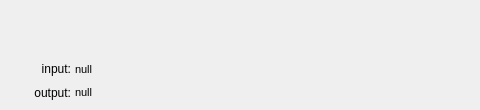
      <widget class="QWidget" name="page_3">
       <widget class="QWidget" name="verticalLayoutWidget_21">
        <property name="geometry">
         <rect>
          <x>10</x>
          <y>60</y>
          <width>61</width>
          <height>41</height>
         </rect>
        </property>
        <layout class="QVBoxLayout" name="verticalLayout_23">
         <item>
          <widget class="QLabel" name="label_decode_status_text1">
           <property name="text">
            <string>input:</string>
           </property>
           <property name="alignment">
            <set>Qt::AlignRight|Qt::AlignTrailing|Qt::AlignVCenter</set>
           </property>
          </widget>
         </item>
         <item>
          <widget class="QLabel" name="label_decode_status_text2">
           <property name="text">
            <string>output:</string>
           </property>
           <property name="alignment">
            <set>Qt::AlignRight|Qt::AlignTrailing|Qt::AlignVCenter</set>
           </property>
          </widget>
         </item>
        </layout>
       </widget>
       <widget class="QWidget" name="verticalLayoutWidget_22">
        <property name="geometry">
         <rect>
          <x>70</x>
          <y>60</y>
          <width>401</width>
          <height>41</height>
         </rect>
        </property>
        <layout class="QVBoxLayout" name="verticalLayout_24">
         <property name="leftMargin">
          <number>5</number>
         </property>
         <item>
          <widget class="QLabel" name="label_decode_status_path_input">
           <property name="font">
            <font>
             <family>Arial</family>
             <pointsize>8</pointsize>
            </font>
           </property>
           <property name="text">
            <string>null</string>
           </property>
          </widget>
         </item>
         <item>
          <widget class="QLabel" name="label_decode_status_path_output">
           <property name="font">
            <font>
             <family>Arial</family>
             <pointsize>8</pointsize>
            </font>
           </property>
           <property name="text">
            <string>null</string>
           </property>
          </widget>
         </item>
        </layout>
       </widget>
      </widget>
